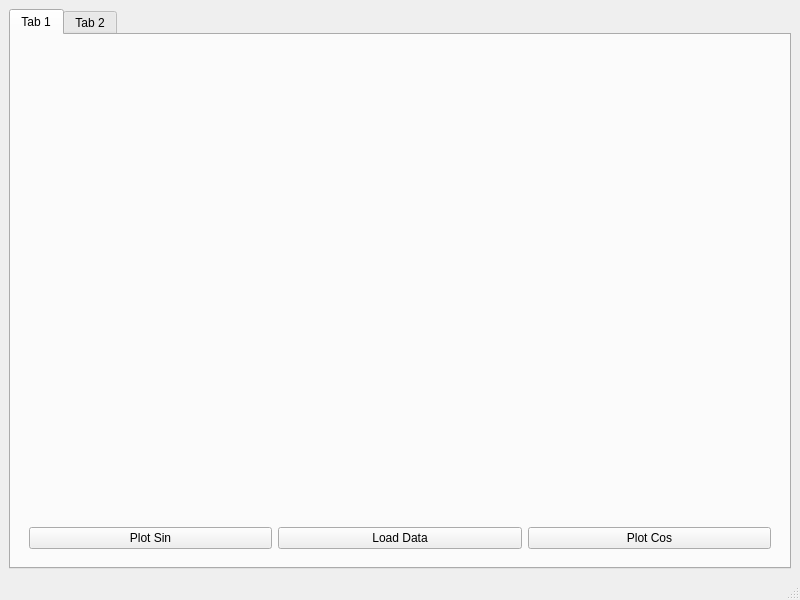
<?xml version="1.0" encoding="UTF-8"?>
<ui version="4.0">
 <class>MainWindow</class>
 <widget class="QMainWindow" name="MainWindow">
  <property name="geometry">
   <rect>
    <x>0</x>
    <y>0</y>
    <width>800</width>
    <height>600</height>
   </rect>
  </property>
  <property name="windowTitle">
   <string>MainWindow</string>
  </property>
  <widget class="QWidget" name="centralwidget">
   <layout class="QGridLayout" name="gridLayout">
    <item row="0" column="0">
     <widget class="QTabWidget" name="tabWidget">
      <widget class="QWidget" name="tab">
       <attribute name="title">
        <string>Tab 1</string>
       </attribute>
       <layout class="QGridLayout" name="gridLayout_2">
        <item row="1" column="0">
         <widget class="QWidget" name="livePlot" native="true">
          <property name="sizePolicy">
           <sizepolicy hsizetype="Preferred" vsizetype="Expanding">
            <horstretch>0</horstretch>
            <verstretch>0</verstretch>
           </sizepolicy>
          </property>
          <property name="maximumSize">
           <size>
            <width>16777215</width>
            <height>1000</height>
           </size>
          </property>
          <layout class="QVBoxLayout" name="livePlotLay"/>
         </widget>
        </item>
        <item row="2" column="0">
         <widget class="QWidget" name="widget" native="true">
          <property name="sizePolicy">
           <sizepolicy hsizetype="Preferred" vsizetype="Maximum">
            <horstretch>0</horstretch>
            <verstretch>0</verstretch>
           </sizepolicy>
          </property>
          <property name="maximumSize">
           <size>
            <width>16777215</width>
            <height>2000</height>
           </size>
          </property>
          <layout class="QGridLayout" name="gridLayout_3">
           <item row="0" column="2">
            <widget class="QPushButton" name="cosPlot">
             <property name="text">
              <string>Plot Cos</string>
             </property>
            </widget>
           </item>
           <item row="0" column="0">
            <widget class="QPushButton" name="sinPlot">
             <property name="text">
              <string>Plot Sin</string>
             </property>
            </widget>
           </item>
           <item row="0" column="1">
            <widget class="QPushButton" name="loadData">
             <property name="text">
              <string>Load Data</string>
             </property>
            </widget>
           </item>
          </layout>
          <zorder>sinPlot</zorder>
          <zorder>cosPlot</zorder>
          <zorder>livePlot</zorder>
          <zorder>loadData</zorder>
         </widget>
        </item>
       </layout>
      </widget>
      <widget class="QWidget" name="tab_2">
       <attribute name="title">
        <string>Tab 2</string>
       </attribute>
      </widget>
     </widget>
    </item>
   </layout>
  </widget>
  <widget class="QMenuBar" name="menubar">
   <property name="geometry">
    <rect>
     <x>0</x>
     <y>0</y>
     <width>800</width>
     <height>21</height>
    </rect>
   </property>
  </widget>
  <widget class="QStatusBar" name="statusbar"/>
 </widget>
 <resources/>
 <connections/>
</ui>
